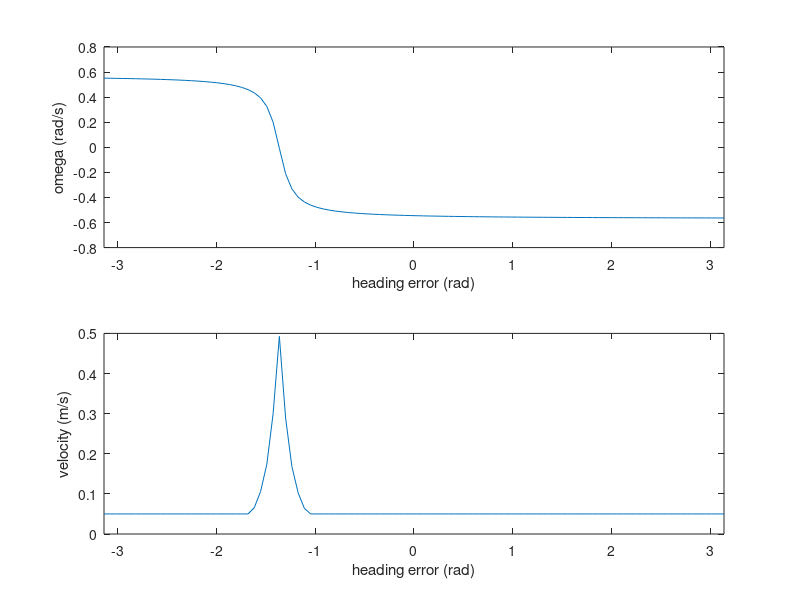

This chart was generated by the following MATLAB code:
goal_vel = 0.5;
heading_err = linspace(-pi,pi,100);
off = 1;
along = 0.01;

header_err_ad = atan(4.8284*off) + heading_err;

omega = -atan(10*header_err_ad)/2.7468;

scaling_factor = min(1,max((0.5-abs(omega))/0.5,.1));
velocity = (0*(-atan(10*sqrt(off^2 + along^2))/2.7468) + goal_vel)*scaling_factor;

figure(1)
subplot(2,1,1)
plot(heading_err,omega)
xlim([-pi pi])
xlabel('heading error (rad)')
ylabel('omega (rad/s)')
subplot(2,1,2)
plot(heading_err,velocity)
xlim([-pi pi])
xlabel('heading error (rad)')
ylabel('velocity (m/s)')